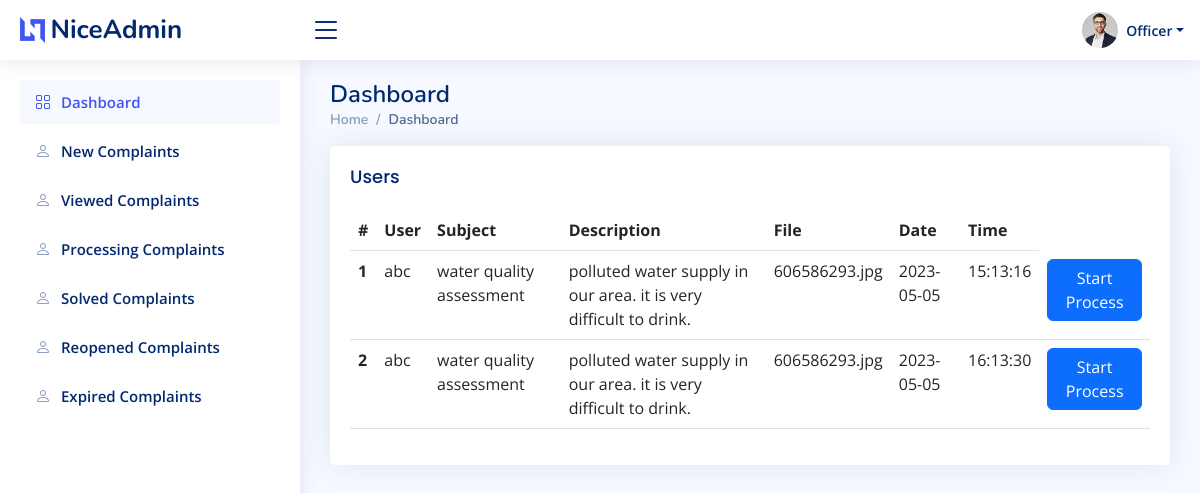
/viewed-complaints.php (signed in), run on the app's committed database.
### tables this page shows
CREATE TABLE `complaints` (
  `comp_id` int(11) NOT NULL,
  `login_id` int(11) NOT NULL,
  `department` varchar(100) NOT NULL,
  `subject` varchar(100) NOT NULL,
  `description` varchar(500) NOT NULL,
  `file` varchar(300) NOT NULL,
  `date` date NOT NULL DEFAULT current_timestamp(),
  `time` time NOT NULL DEFAULT current_timestamp(),
  `status` varchar(50) NOT NULL DEFAULT '0',
  `col_update` varchar(10) NOT NULL DEFAULT '0'
);

CREATE TABLE `users` (
  `user_id` int(11) NOT NULL,
  `login_id` int(11) NOT NULL,
  `name` varchar(30) NOT NULL,
  `address_user` varchar(100) NOT NULL,
  `mobile` varchar(15) NOT NULL,
  `district` varchar(26) NOT NULL,
  `taluk` varchar(20) NOT NULL,
  `village` varchar(20) NOT NULL,
  `email` varchar(50) NOT NULL
);

### viewed-complaints.php (the view, shortened to what this page needs)
<?php
include 'api/connection.php';
$log = $_SESSION['lid'];
$sql = mysqli_query($con,"select * from officers where login_id = '$log'");
$rw = mysqli_fetch_assoc($sql);
$dept = $rw['dept'];
$data = mysqli_query($con,"select * from complaints join users on users.login_id = complaints.login_id where status='1' and complaints.department='$dept'");
?>
<!DOCTYPE html>
<html lang="en">
<head>
  <link href="assets/vendor/bootstrap/css/bootstrap.min.css" rel="stylesheet">
  <link href="assets/vendor/bootstrap-icons/bootstrap-icons.css" rel="stylesheet">
  <link href="assets/vendor/boxicons/css/boxicons.min.css" rel="stylesheet">
  <link href="assets/vendor/quill/quill.snow.css" rel="stylesheet">
  <link href="assets/vendor/quill/quill.bubble.css" rel="stylesheet">
  <link href="assets/vendor/remixicon/remixicon.css" rel="stylesheet">
  <link href="assets/vendor/simple-datatables/style.css" rel="stylesheet">
  <link href="assets/css/style.css" rel="stylesheet">
</head>
<body>
 <?php include 'header1.php'; ?>
 <?php include 'sidebar1.php'; ?>
  <main id="main" class="main">
    <div class="pagetitle">
      <h1>Dashboard</h1>
      <nav>
        <ol class="breadcrumb">
          <li class="breadcrumb-item"><a href="index.html">Home</a></li>
          <li class="breadcrumb-item active">Dashboard</li>
        </ol>
      </nav>
    </div>
    <section class="section dashboard">
      <section class="section">
      <div class="row">
        <div class="col-lg-12">
          <div class="card">
            <div class="card-body">
              <h5 class="card-title">Users</h5>
              <table class="table datatable">
                <thead>
                  <tr>
                    <th scope="col">#</th>
                    <th scope="col">User</th>
                    <th scope="col">Subject</th>
                    <th scope="col">Description</th>
                    <th scope="col">File</th>
                    <th>Date</th>
                    <th>Time</th>
                  </tr>
                </thead>
                <tbody>
                  <?php
                  $count=0;
                  while($row = mysqli_fetch_assoc($data)){
                    $count++;
                  ?>
                  <tr>
                    <th scope="row"><?php echo $count; ?></th>
                    <td><?php echo $row['name'] ?></td>
                    <td><?php echo $row['subject'] ?></td>
                    <td><?php echo $row['description'] ?></td>
                    <td><?php echo $row['file'] ?></td>
                    <td><?php echo $row['date'] ?></td>
                    <td><?php echo $row['time'] ?></td>
                    <td><a href="process.php?id=<?php echo $row['comp_id'] ?>" class="btn btn-primary" >Start Process</a></td>
                  </tr>
                  <?php
                  }
                  ?>
                </tbody>
              </table>
            </div>
          </div>
        </div>
    </section>
    </section>
  </main>
</body>
</html>

### assets/css/style.css (style rules this page uses)
:root { scroll-behavior: smooth; }
body { font-family: "Open Sans", sans-serif; background: #f6f9ff; color: #444444; }
a { color: #4154f1; text-decoration: none; }
h1, h2, h3, h4, h5, h6 { font-family: "Nunito", sans-serif; }
#main { margin-top: 60px; padding: 20px 30px; transition: all 0.3s; }
.pagetitle { margin-bottom: 10px; }
.pagetitle h1 { font-size: 24px; margin-bottom: 0; font-weight: 600; color: #012970; }
.card { margin-bottom: 30px; border: none; border-radius: 5px; box-shadow: 0px 0 30px rgba(1, 41, 112, 0.1); }
.card-title { padding: 20px 0 15px 0; font-size: 18px; font-weight: 500; color: #012970; font-family: "Poppins", sans-serif; }
.card-body { padding: 0 20px 20px 20px; }
.breadcrumb { font-size: 14px; font-family: "Nunito", sans-serif; color: #899bbd; font-weight: 600; }
.breadcrumb a { color: #899bbd; transition: 0.3s; }
.breadcrumb .breadcrumb-item::before { color: #899bbd; }
.breadcrumb .active { color: #51678f; font-weight: 600; }
@media (min-width: 1200px) { #main, #footer { margin-left: 300px; } }

### data on the page
complaints: users.name "abc", subject "water quality assessment", description "polluted water supply in our area. it is very difficult to drink.", file "606586293.jpg", date "2023-05-05", time "15:13:16"
complaints: users.name "abc", subject "water quality assessment", description "polluted water supply in our area. it is very difficult to drink.", file "606586293.jpg", date "2023-05-05", time "16:13:30"
